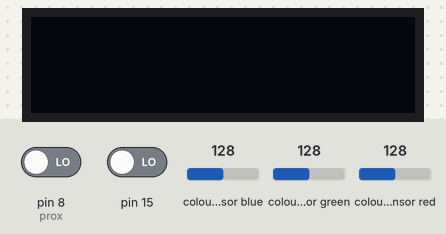
A sketch run on a simulated Arduino Uno, built with avr-gcc and run on an emulated ATmega328P. Parts: 128×32 one-colour display. Wiring (inferred from the names in the program): TCS3200 colour sensor: output pin 6; S2 pin 4; S3 pin 5; S0 pin 2; S1 pin 3. The inputs (shaded band) are chosen by the test bench; at power-on: pin 8 (prox) LOW, colour sensor blue 128, pin 15 LOW, colour sensor green 128, colour sensor red 128. The display library's start-up logo is not drawn; what the sketch prints to the serial monitor is not drawn.

Above: at 1.2 s.
1.3 s: pin 8 (prox) driven HIGH
At 4.2 s:
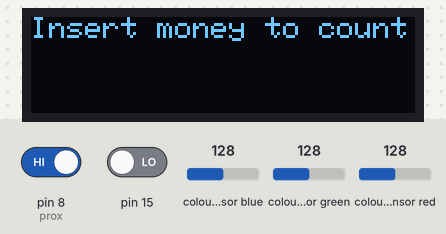
4.5 s: pin 8 (prox) driven LOW
At 9.7 s:
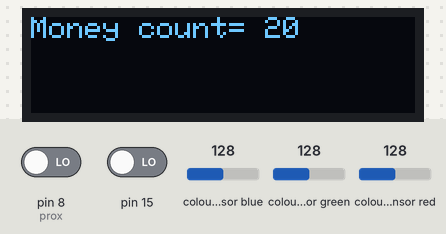
13.6 s: colour sensor blue set to 5
19.3 s: pin 15 driven HIGH
At 25.2 s:
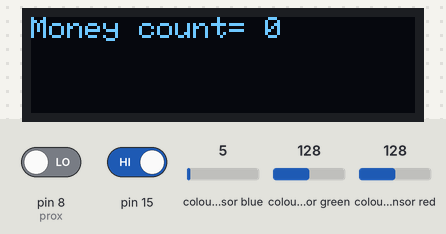
Timing chart, 0 to 26.6 s (numbered marks = the images above; inputs shaded):
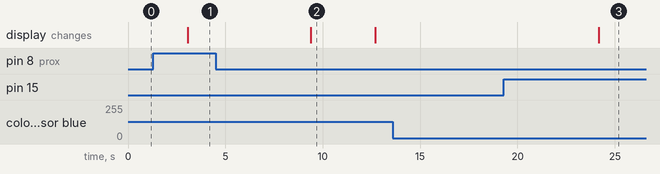

Measured:
- after the input at 1.3 s, the display: changes after 1.8 s (image 1)
- after the input at 4.5 s, the display: changes after 4.9 s (image 2)
- after the input at 13.6 s, every drawn part: stays the same
- after the input at 19.3 s, the display: changes after 4.9 s (image 3)
- what the display in image 2 shows lasts 3.3 s, from 9.4 s to 12.7 s

The sketch:

money_counter.ino
```cpp
#include <SPI.h>
#include <Wire.h>
#include <Adafruit_GFX.h>
#include <Adafruit_SSD1306.h>

#define SCREEN_WIDTH 128 // OLED display width, in pixels
#define SCREEN_HEIGHT 32 // OLED display height, in pixels

#define S0 2
#define S1 3
#define S2 4
#define S3 5
#define out 6 // out pin on color sensor
#define prox 8 // proximity sensor pin


#define OLED_RESET     4 // Reset pin # (or -1 if sharing Arduino reset pin)
#define SCREEN_ADDRESS 0x3C ///< See datasheet for Address; 0x3D for 128x64, 0x3C for 128x32
Adafruit_SSD1306 display(SCREEN_WIDTH, SCREEN_HEIGHT, &Wire, OLED_RESET);


int buttonState;             // valoarea starii butonului
int lastButtonState = HIGH;   // valoarea anterioara a starii butonului
unsigned const int Button = 9;


// Output from the color sensor
int redFrequency = 0;
int greenFrequency = 0;
int blueFrequency = 0;

int inputVal = 0;

// total money counted
int total = 0;
int color = 0;
int start = 0;

int detectedBill = 0;
int billValue = 0;

void setup() {
  Wire.begin();

  display.begin();

  //Declarations:
   pinMode(S0, OUTPUT);
   pinMode(S1, OUTPUT);
   pinMode(S2, OUTPUT);
   pinMode(S3, OUTPUT);
   pinMode(out, INPUT);
   pinMode(prox,INPUT);
   pinMode(Button, INPUT_PULLUP);
//   attachInterrupt(digitalPinToInterrupt(Button), pin_ISR, CHANGE);

  Serial.begin(9600);//begin serial communication

  digitalWrite(S0,HIGH); //Putting S0/S1 on HIGH/HIGH levels means the output frequency scalling is at 100% (recommended)
  digitalWrite(S1,LOW); //LOW/LOW is off HIGH/LOW is 20% and LOW/HIGH is  2%


  // intreruperi
  cli();

  PCICR |= (1 << PCIE1);
  PCMSK1 |= (1 << PCINT1);

  sei();
}

void loop() {
  display.display();

  if (start == 0) {
   Serial.println("start");
   writeOnDisplayStart();
  }

  checkProximitySensor();

   if (detectedBill == 1) {
      Serial.println("am detectat");
      start = 1;
      delay(1500);
      readColorsFromSensor();
      detectBill();
      detectedBill = 0;
   }

   if (detectedBill == 0 && start == 1) {
       total += billValue;
       billValue = 0;
       writeOnDisplayTotal();
       delay(1500);
   }

}

void pin_ISR()
{
  int reading = digitalRead(Button);
  if (reading != lastButtonState) {
    Serial.println(reading);
    reset();
  }
}

void checkProximitySensor() {
  inputVal = digitalRead(prox);
  if(inputVal==HIGH)      //Check the sensor output
  {
    digitalWrite(13, LOW);    // set the LED off
  }
  else
  {
    digitalWrite(13, HIGH);   // set the LED on
    detectedBill = 1;
  }
}


void writeOnDisplayStart() {
    display.clearDisplay();
    display.setTextColor(WHITE);
    display.setTextSize(1);
    display.setCursor(0,0);
    display.print("Insert money to count");
    delay(3000);
}

void readColorsFromSensor() {
 //red:
 digitalWrite(S2, LOW);
 digitalWrite(S3, LOW);
 redFrequency = pulseIn(out, digitalRead(out) == HIGH ? LOW : HIGH);
 delay(100);

 //green:
 digitalWrite(S2, HIGH);
 digitalWrite(S3, HIGH);
 greenFrequency = pulseIn(out,  digitalRead(out) == HIGH ? LOW : HIGH);
 delay(100);

 //blue:
 digitalWrite(S2, LOW);
 digitalWrite(S3, HIGH);
 blueFrequency = pulseIn(out, digitalRead(out) == HIGH ? LOW : HIGH);
 delay(100);
}

void detectBill() {
 Serial.print("R = ");
 Serial.print(redFrequency);
 Serial.print(" G = ");
 Serial.print(greenFrequency);
 Serial.print(" B = ");
 Serial.print(blueFrequency);
 Serial.println();

 if (   25 <= redFrequency && redFrequency <= 35
    &&  50 <= greenFrequency && greenFrequency < 65
    &&  50 <= blueFrequency && blueFrequency <= 66
    ) {
   billValue = 10;
   Serial.println("10 euro");
 }
 else if (  30 <= redFrequency && redFrequency < 40
    &&  35 <= greenFrequency && greenFrequency < 45
    &&  35 <= blueFrequency && blueFrequency < 45) {
    billValue = 20;
    Serial.println("20 euro");
 }
 else if (  25 <= redFrequency && redFrequency <= 35
    &&  35 <= greenFrequency && greenFrequency <= 45
    &&  40 < blueFrequency && blueFrequency <= 50) {
    billValue = 50;
    Serial.println("50 euro");
 } else {
    billValue = 0;
    Serial.println("Unknown");
  }

}

void writeOnDisplayBillValue() {
    Serial.println("valoarea bancnotei");
    display.clearDisplay();
    display.setTextColor(WHITE);
    display.setTextSize(1);
    display.setCursor(0,0);
    display.print("Bill Value= ");
//    display.print(billValue);
    delay(2000);
}


void writeOnDisplayTotal() {
    display.clearDisplay();
    display.setTextColor(WHITE);
    display.setTextSize(1);
    display.setCursor(0,0);
    display.print("Money count= ");
    display.print(total);
}

void printColors() {
 Serial.print("R = ");
 Serial.print(redFrequency);
 Serial.print(" G = ");
 Serial.print(greenFrequency);
 Serial.print(" B = ");
 Serial.print(blueFrequency);
 Serial.println();

 delay(2000);
}

void reset(){
  total = 0;
  detectedBill = 0;
  start = 0;
  redFrequency = 0;
  greenFrequency = 0;
  blueFrequency = 0;
}

ISR(PCINT2_vect) {
  int reading = digitalRead(Button);
  if (reading != lastButtonState) {
    Serial.println(reading);
    reset();
  }
}
```
